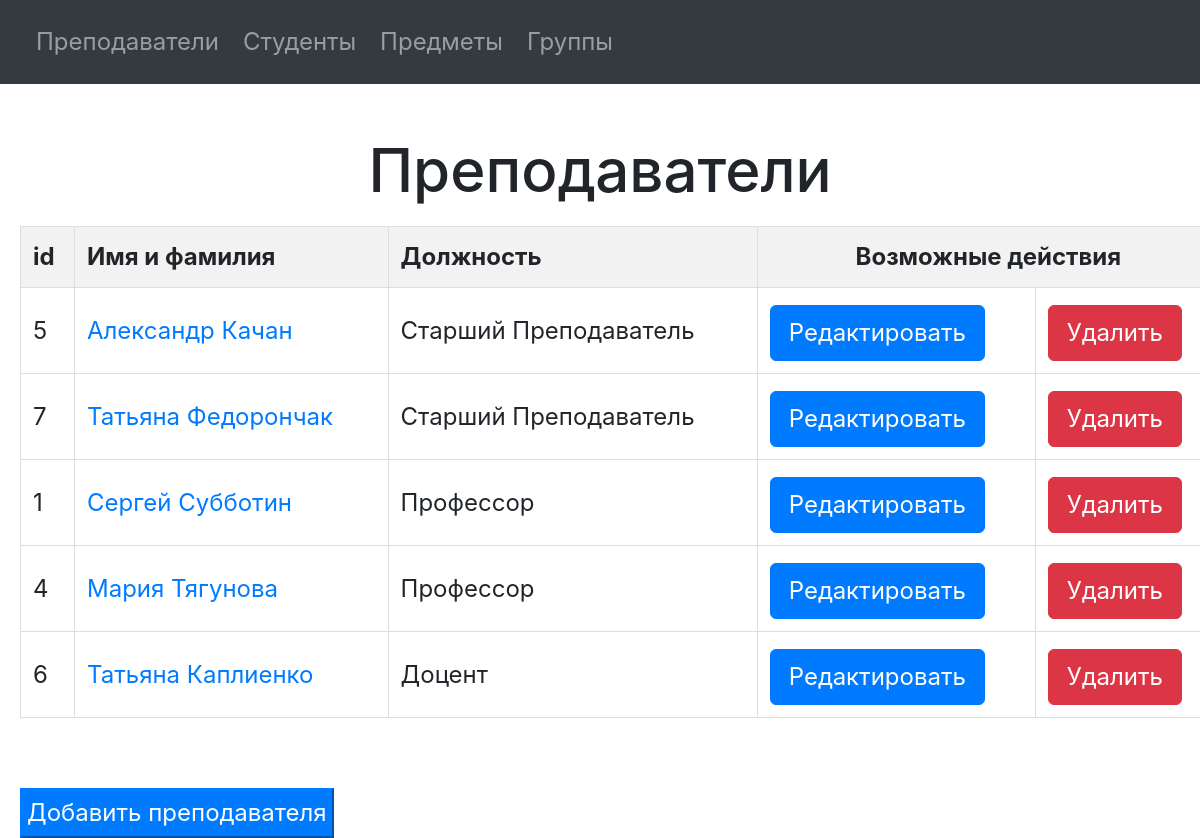
Before: /teachers/ with the older database file.
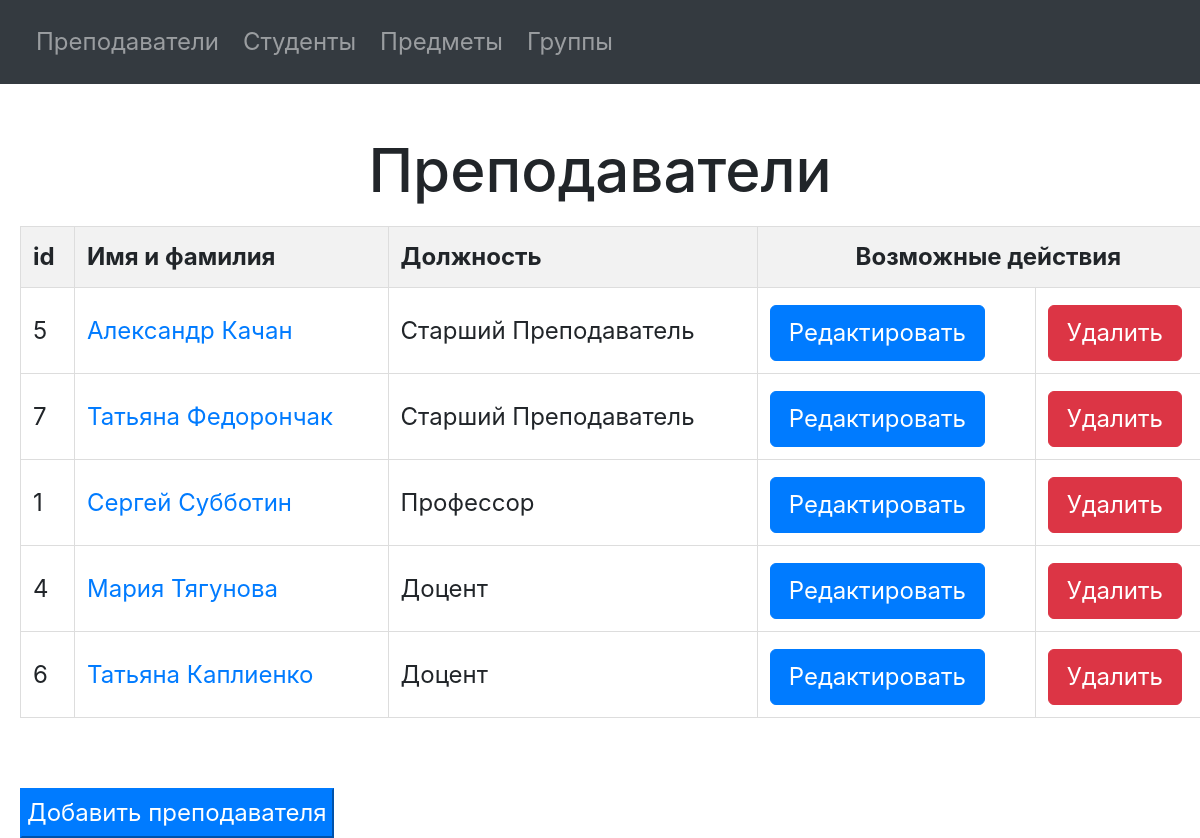
After: the same page with the newer database file.
### university/models.py (models this page shows, shortened)
class Teacher(models.Model):
    first_name = models.CharField(max_length=20, verbose_name="Имя")
    last_name = models.CharField(max_length=20, verbose_name="Фамилия")
    email = models.EmailField(max_length=30, verbose_name="Email преподавателя")
    job_position = models.CharField(max_length=40, choices=JOB_POSITION_CHOICES, verbose_name="Должность")
    class Meta:
        verbose_name = "Преподаватель"
        verbose_name_plural = "Преподаватели"

### university/views.py (the view)
# urls.py: path('teachers/', get_teachers, name='get_teachers'),
def get_teachers(request):
    teachers = Teacher.objects.all().order_by('-job_position')
    context = {
        'teachers': teachers,
    }
    return render(request, "teacher/view_teachers.html", context)

### templates/teacher/view_teachers.html (shortened to what this page needs)
{% include "navigation.html" %}
<!DOCTYPE html>
<html lang="en">
<head>
</head>
<body>
<h1>Преподаватели</h1>
<table border="1px solid black">
    <thead>
    <tr>
        <th>id</th>
        <th>Имя и фамилия</th>
        <th>Должность</th>
        <th colspan="2" style="text-align: center">Возможные действия</th>
    </tr>
    </thead>
    <tbody>
    {% for teacher in teachers %}
        <tr>
            <td>{{ teacher.id }}</td>
            <td><a href="/teacher/{{ teacher.id }}">{{ teacher.first_name }} {{ teacher.last_name }}</a></td>
            <td>{{ teacher.job_position }}</td>
            <td>
                <form action="/teacher/{{ teacher.id }}/edit">
                    <button class="btn btn-primary">Редактировать</button>
                </form>
            </td>
            <td>
                <form action="/teacher/{{ teacher.id }}/delete">
                    <button class="btn btn-danger">Удалить</button>
                </form>
            </td>
        </tr>
    {% endfor %}
    </tbody>
</table>
<form action="/teacher/add" style="margin-top: 50px; margin-left: 10px">
    <button type="submit" class="btn-primary btn-submit">Добавить преподавателя</button>
</form>
</body>
</html>

Changed rows visible on the page:
changed Teacher "Мария": job_position "Профессор" → "Доцент"
